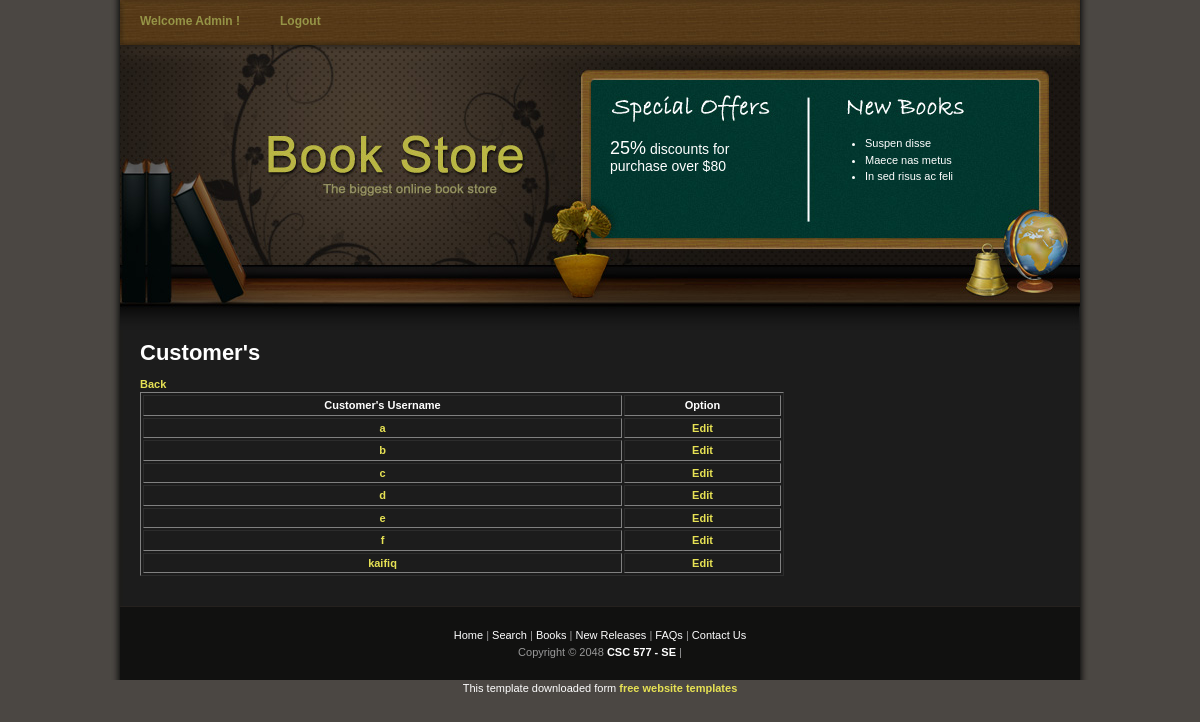
Page /adminEditCust.php on the committed database.
### tables this page shows
CREATE TABLE IF NOT EXISTS `register` (
  `name` varchar(50) NOT NULL,
  `username` varchar(50) NOT NULL,
  `passw` varchar(50) NOT NULL,
  `cpassw` varchar(50) NOT NULL,
  `firstname` varchar(50) DEFAULT NULL,
  `lastname` varchar(50) DEFAULT NULL,
  `address` varchar(100) DEFAULT NULL,
  `phonenumber` varchar(50) DEFAULT NULL,
  `email` varchar(50) DEFAULT NULL,
  `topup` decimal(10,0) NOT NULL
);

### adminEditCust.php (the view, shortened to what this page needs)
<?php
$data = mysql_query("Select * from register ") or die("Database Error");
?>
<!DOCTYPE html PUBLIC "-//W3C//DTD XHTML 1.0 Transitional//EN" "http://www.w3.org/TR/xhtml1/DTD/xhtml1-transitional.dtd">
<html xmlns="http://www.w3.org/1999/xhtml">
<head>
		<link href="templatemo_style.css" rel="stylesheet" type="text/css" />
</head>
<body>
<div id="templatemo_container">
	<div id="templatemo_menu">
    	<ul>
				<li><a href="adminIndex.php">Welcome Admin ! </a> &nbsp <a  href="log_out.php"> Logout</a></li>
    	</ul>
    </div>
    <div id="templatemo_header">
    	<div id="templatemo_special_offers">
        	<p>
                <span>25%</span> discounts for
        purchase over $80
        	</p>
        </div>
        <div id="templatemo_new_books">
        	<ul>
                <li>Suspen disse</li>
                <li>Maece nas metus</li>
                <li>In sed risus ac feli</li>
            </ul>
        </div>
    </div>
    <div id="templatemo_content">
		<h1> <font color="white"> Customer's </font> </h1>
		<a style="background:none" href="adminIndex.php"> Back </a>
				<form>
					<table width="70%" border="1" style="float:left">
					<tr>
							<td><center><b>Customer's Username</b></td> <td><center><b>Option</b></td>
					</tr>
					<?php
					while($row = mysql_fetch_array($data, MYSQL_BOTH)){ ?>
					<tr>
						<td><center><a href="adminEditCust1.php?user_id=<?php print ($row['username']);?>"><?php echo $row['username'];?></a></td>
						<td><center><a href="adminEditCust1.php?user_id=<?php print ($row['username']);?>"><b>Edit</b></a></td>
					</tr>
					<?php
					}?>
					</table>
				</form>
    	<div class="cleaner_with_height">&nbsp;</div>
    </div>
    <div id="templatemo_footer">
	       <a href="subpage.html">Home</a> | <a href="subpage.html">Search</a> | <a href="subpage.html">Books</a> | <a href="#">New Releases</a> | <a href="google.com">FAQs</a> | <a href="#">Contact Us</a><br />
        Copyright © 2048 <a href="#"><strong>CSC 577 - SE </strong></a> | 	</div>
</div>
<div align=center>This template  downloaded form <a href='http://all-free-download.com/free-website-templates/'>free website templates</a></div></body>
</html>

### templatemo_style.css (style rules this page uses)
body { margin: 0; padding: 0; line-height: 1.5em; font-family: Verdana, Arial, san-serif; font-size: 11px; color: #ffffff; background: #4b4743; }
a:link, a:visited { color: #e6e154; text-decoration: none; font-weight: bold; }
p { margin: 0px; padding: 0px; }
.cleaner_with_height { clear: both; width: 100%; height: 30px; font-size: 1px; }
#templatemo_container { width: 960px; height: 0 auto; margin: 0 auto; padding: 0 10px; background: #1c1c1b url(images/templatemo_bg.jpg) repeat-y; }
#templatemo_menu { clear: both; width: 960px; height: 45px; background: url(images/templatemo_menu_bg.jpg) no-repeat; }
#templatemo_menu ul { padding: 13px 0 0 0; margin: 0; list-style: none; }
#templatemo_menu ul li { display: inline; }
#templatemo_menu ul li a { float: left; padding: 0 20px; font-size: 12px; font-weight: bold; text-align: center; text-decoration: none; color: #969547; }
#templatemo_header { clear: both; width: 960px; height: 285px; padding: 0; margin: 0; background: url(images/templatemo_header_bg.jpg) no-repeat; }
#templatemo_header #templatemo_special_offers { float: left; font-size: 14px; margin-top: 95px; margin-left: 490px; width: 180px; }
#templatemo_special_offers p { margin: 0 0 20px 0; }
#templatemo_special_offers p span { font-size: 18px; }
#templatemo_header #templatemo_new_books { float: left; margin-top: 90px; margin-left: 55px; width: 180px; }
#templatemo_new_books ul { margin: 0 0 10px 0; padding: 0 0 0 20px; }
#templatemo_new_books li { margin: 0; padding: 0; }
#templatemo_content { clear: both; width: 920px; padding: 0 20px; }
#templatemo_footer { clear: both; width: 960px; padding: 20px 0px 20px 0; text-align: center; border-top: 1px solid #25211e; color: #999; background-color: #111110; }
#templatemo_footer a { color: #fff; font-weight: normal; }

### rows in the picture
register: username "a"
register: username "b"
register: username "c"
register: username "d"
register: username "e"
register: username "f"
register: username "kaifiq"
